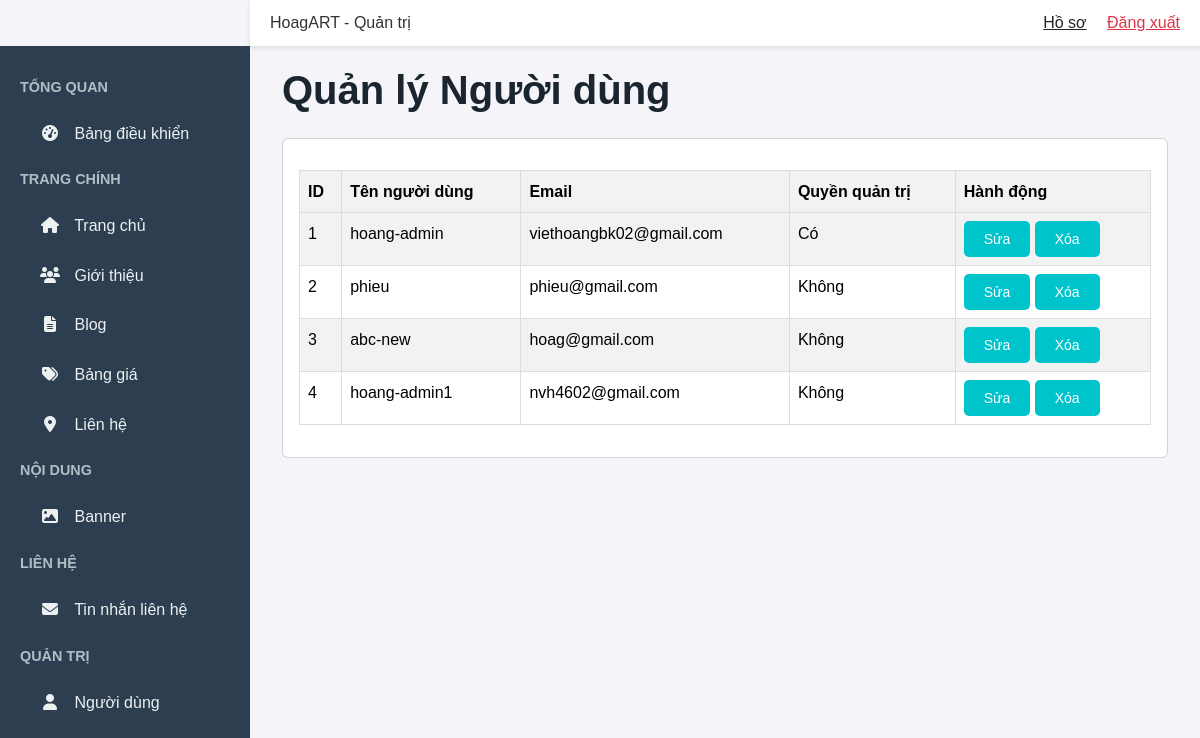
Before: /admin/users (signed in) with the older database file.
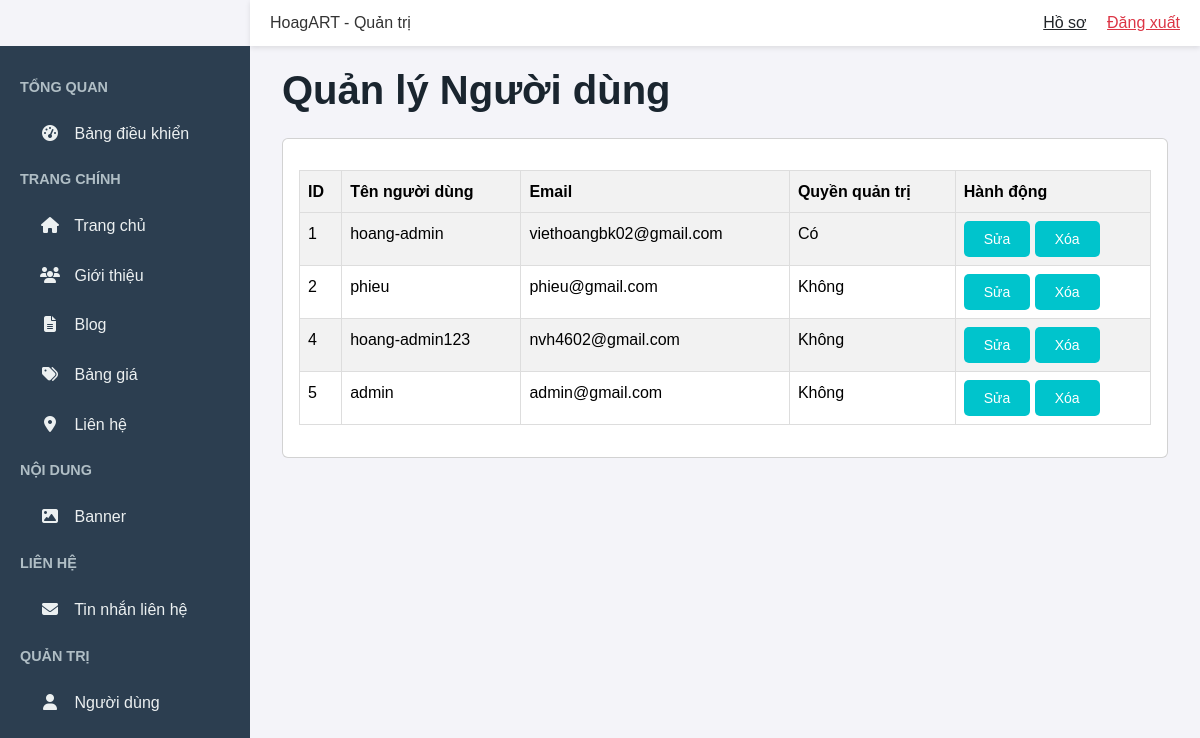
After: the same page with the newer database file.
### app/models/user.py (models this page shows, shortened)
class User(db.Model, UserMixin):
    __tablename__ = 'user'
    id = db.Column(db.Integer, primary_key=True)
    username = db.Column(db.String(80), unique=True, nullable=False)
    email = db.Column(db.String(120), unique=True, nullable=False)
    password = db.Column(db.String(255), nullable=False)
    is_admin = db.Column(db.Boolean, default=False)
    phone = db.Column(db.String(20))  # Trường số điện thoại
    address = db.Column(db.String(200))  # Trường địa chỉ
    avatar = db.Column(db.String(200), default='default_avatar.png')  # Trường avatar với giá trị mặc định

### app/blueprints/admin/routes.py (the view)
@admin_bp.route('/users', methods=['GET'])
@login_required
@admin_required
def manage_users():
    users = User.query.all()
    return render_template('admin/users.html', users=users)

### app/blueprints/admin/routes.py (called while the page is built)
def admin_required(f):
    @wraps(f)
    def decorated_function(*args, **kwargs):
        if not current_user.is_authenticated or not current_user.is_admin:
            flash('Bạn không có quyền truy cập trang này.', 'error')
            return redirect(url_for('main.home'))
        return f(*args, **kwargs)
    return decorated_function

### app/templates/admin/users.html (shortened to what this page needs)
{% extends "admin/base.html" %}  {% block content %}
<div class="container-fluid">
    <h1 class="mb-4">Quản lý Người dùng</h1>
    <div class="card">
        <div class="card-body">
            <table class="table table-striped">
                <thead>
                    <tr>
                        <th>ID</th>
                        <th>Tên người dùng</th>
                        <th>Email</th>
                        <th>Quyền quản trị</th>
                        <th>Hành động</th>
                    </tr>
                </thead>
                <tbody>
                    {% for user in users %}
                    <tr>
                        <td>{{ user.id }}</td>
                        <td>{{ user.username }}</td>
                        <td>{{ user.email }}</td>
                        <td>{{ 'Có' if user.is_admin else 'Không' }}</td>
                        <td>
                            <a
                                href="{{ url_for('admin.edit_user', id=user.id) }}"
                                class="btn btn-sm btn-warning"
                                >Sửa</a
                            >
                            <form
                                action="{{ url_for('admin.delete_user', id=user.id) }}"
                                method="POST"
                                style="display: inline"
                            >
                                <button
                                    type="submit"
                                    class="btn btn-sm btn-danger"
                                    onclick="return confirm('Bạn có chắc muốn xóa?')"
                                >
                                    Xóa
                                </button>
                            </form>
                        </td>
                    </tr>
                    {% endfor %}
                </tbody>
            </table>
        </div>
    </div>
</div>
{% endblock %}

### app/templates/admin/base.html (shortened to what this page needs)
<!DOCTYPE html>
<html lang="vi">
    <head>
        <link
            rel="stylesheet"
            href="https://cdnjs.cloudflare.com/ajax/libs/font-awesome/6.5.2/css/all.min.css"
        />
        <link
            href="https://cdn.jsdelivr.net/npm/bootstrap@5.3.3/dist/css/bootstrap.min.css"
            rel="stylesheet"
        />
        <link
            rel="stylesheet"
            href="{{ url_for('static', filename='css/style.css') }}"
        />
        <link
            rel="stylesheet"
            href="https://cdnjs.cloudflare.com/ajax/libs/font-awesome/6.5.1/css/all.min.css"
        />
    </head>
    <body>
        <div
            class="navbar-admin d-flex justify-content-between align-items-center"
        >
            <div class="logo">HoagART - Quản trị</div>
            <div>
                <a href="{{ url_for('main.profile') }}" class="text-dark me-3"
                    >Hồ sơ</a
                >
                <a href="{{ url_for('auth.logout') }}" class="text-danger"
                    >Đăng xuất</a
                >
            </div>
        </div>
        <div class="d-flex">
            <div class="sidebar">
                <div class="nav-title">Tổng quan</div>
                <a href="{{ url_for('admin.dashboard') }}"
                    ><i class="fas fa-tachometer-alt"></i> Bảng điều khiển</a
                >
                <div class="nav-title">Trang chính</div>
                <a href="{{ url_for('admin.manage_home') }}"
                    ><i class="fas fa-home"></i> Trang chủ</a
                >
                <a href="{{ url_for('admin.manage_introduce') }}"
                    ><i class="fas fa-users"></i> Giới thiệu</a
                >
                <a href="{{ url_for('admin.manage_posts') }}"
                    ><i class="fas fa-file-alt"></i> Blog</a
                >
                <a href="{{ url_for('admin.manage_pricing') }}"
                    ><i class="fas fa-tags"></i> Bảng giá</a
                >
                <a href="{{ url_for('admin.manage_contact') }}"
                    ><i class="fas fa-map-marker-alt"></i> Liên hệ</a
                >
                <div class="nav-title">Nội dung</div>
                <a href="{{ url_for('admin.manage_banners') }}"
                    ><i class="fas fa-image"></i> Banner</a
                >
                <div class="nav-title">Liên hệ</div>
                <a href="{{ url_for('admin.manage_contact_submissions') }}"
                    ><i class="fas fa-envelope"></i> Tin nhắn liên hệ</a
                >
                <div class="nav-title">Quản trị</div>
                <a href="{{ url_for('admin.manage_users') }}"
                    ><i class="fas fa-user"></i> Người dùng</a
                >
            </div>
            <div class="content flex-grow-1">
                 {% block content %}{%
                endblock %}
            </div>
        </div>
    </body>
</html>

### app/static/css/style.css (style rules this page uses)
:root { --primary-color: #00c4cc; --secondary-color: #ff4d4d; --dark-bg: #1a252f; --light-bg: #f5f5f5; --text-color: #333; --light-text: #fff; --shadow-light: 0 4px 10px rgba(0, 0, 0, 0.1); --shadow-dark: 0 8px 20px rgba(0, 0, 0, 0.2); --navbar-height: 70px; --carousel-height: calc(92.5vh - var(--navbar-height)); --thumbnail-height: 60px; --thumbnail-width: 80px; --thumbnail-group-width: calc(var(--thumbnail-width) * 6 + 30px); --border-radius: 8px; --transition: all 0.3s ease; }
* { margin: 0; padding: 0; box-sizing: border-box; }
body { font-family: 'Roboto', Arial, sans-serif; line-height: 1.6; color: var(--text-color); background-color: var(--light-bg); overflow-x: hidden; }
h1, h2, h3, h4, h5, h6 { color: var(--dark-bg); font-weight: 700; }
button.btn, a.btn { background-color: var(--primary-color); color: var(--light-text); padding: 10px 20px; text-decoration: none; border-radius: 5px; transition: var(--transition); font-weight: 500; display: inline-block; border: none; cursor: pointer; text-align: center; line-height: normal; }
.table { width: 100%; border-collapse: collapse; margin-top: 15px; }
.table th, .table td { border: 1px solid #ddd; padding: 8px; text-align: left; }
.table th { background-color: #f2f2f2; }

### app/templates/admin/base.html (style rules this page uses)
body { font-family: Arial, sans-serif; background-color: #f4f4f9; margin: 0; }
.sidebar { background-color: #2c3e50; min-height: 100vh; padding-top: 20px; width: 250px; position: fixed; overflow-y: auto; }
.sidebar .nav-title { color: #b0bec5; padding: 10px 20px; font-size: 0.9rem; text-transform: uppercase; font-weight: bold; }
.sidebar a { color: #ecf0f1; padding: 12px 20px 12px 40px; display: block; text-decoration: none; font-size: 1rem; transition: background-color 0.3s; }
.sidebar a i { margin-right: 10px; width: 20px; text-align: center; }
.content { margin-left: 250px; padding: 20px; min-height: 100vh; }
.navbar-admin { background-color: #ffffff; box-shadow: 0 2px 5px rgba(0, 0, 0, 0.1); padding: 10px 20px; margin-left: 250px; }

Changed rows visible on the page:
removed User: id "3", username "abc-new", email "hoag@gmail.com", is_admin "Không"
changed User "nvh4602@gmail.com": username "hoang-admin1" → "hoang-admin123"
added User: id "5", username "admin", email "admin@gmail.com", is_admin "Không"
